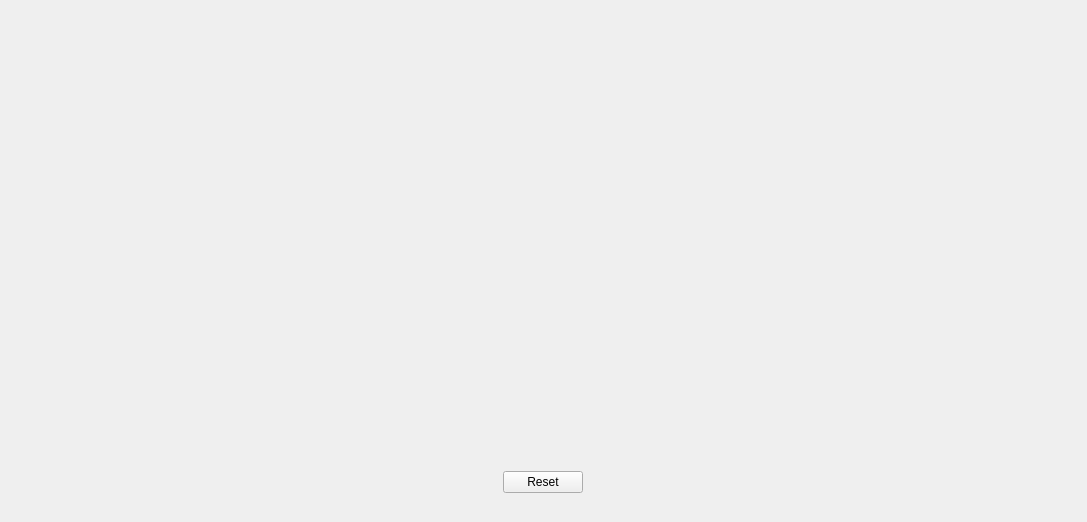
<?xml version="1.0" encoding="UTF-8"?>
<ui version="4.0">
 <class>MainWindow</class>
 <widget class="QMainWindow" name="MainWindow">
  <property name="geometry">
   <rect>
    <x>0</x>
    <y>0</y>
    <width>1087</width>
    <height>522</height>
   </rect>
  </property>
  <property name="windowTitle">
   <string>MainWindow</string>
  </property>
  <widget class="QWidget" name="centralwidget">
   <layout class="QVBoxLayout" name="verticalLayout" stretch="0">
    <item>
     <layout class="QGridLayout" name="layout" rowstretch="1,6,1" columnstretch="1,6,1">
      <item row="1" column="2">
       <spacer name="horizontalSpacer_2">
        <property name="orientation">
         <enum>Qt::Horizontal</enum>
        </property>
        <property name="sizeHint" stdset="0">
         <size>
          <width>40</width>
          <height>20</height>
         </size>
        </property>
       </spacer>
      </item>
      <item row="2" column="1" alignment="Qt::AlignHCenter|Qt::AlignVCenter">
       <widget class="QPushButton" name="resetButton">
        <property name="maximumSize">
         <size>
          <width>200</width>
          <height>16777215</height>
         </size>
        </property>
        <property name="text">
         <string>Reset</string>
        </property>
       </widget>
      </item>
      <item row="1" column="1" alignment="Qt::AlignHCenter|Qt::AlignVCenter">
       <widget class="QLabel" name="result">
        <property name="text">
         <string/>
        </property>
       </widget>
      </item>
      <item row="1" column="0">
       <spacer name="horizontalSpacer">
        <property name="orientation">
         <enum>Qt::Horizontal</enum>
        </property>
        <property name="sizeHint" stdset="0">
         <size>
          <width>40</width>
          <height>20</height>
         </size>
        </property>
       </spacer>
      </item>
      <item row="2" column="0">
       <spacer name="verticalSpacer">
        <property name="orientation">
         <enum>Qt::Vertical</enum>
        </property>
        <property name="sizeHint" stdset="0">
         <size>
          <width>20</width>
          <height>40</height>
         </size>
        </property>
       </spacer>
      </item>
      <item row="0" column="0">
       <spacer name="verticalSpacer_2">
        <property name="orientation">
         <enum>Qt::Vertical</enum>
        </property>
        <property name="sizeHint" stdset="0">
         <size>
          <width>20</width>
          <height>40</height>
         </size>
        </property>
       </spacer>
      </item>
     </layout>
    </item>
   </layout>
  </widget>
 </widget>
 <resources/>
 <connections/>
</ui>
